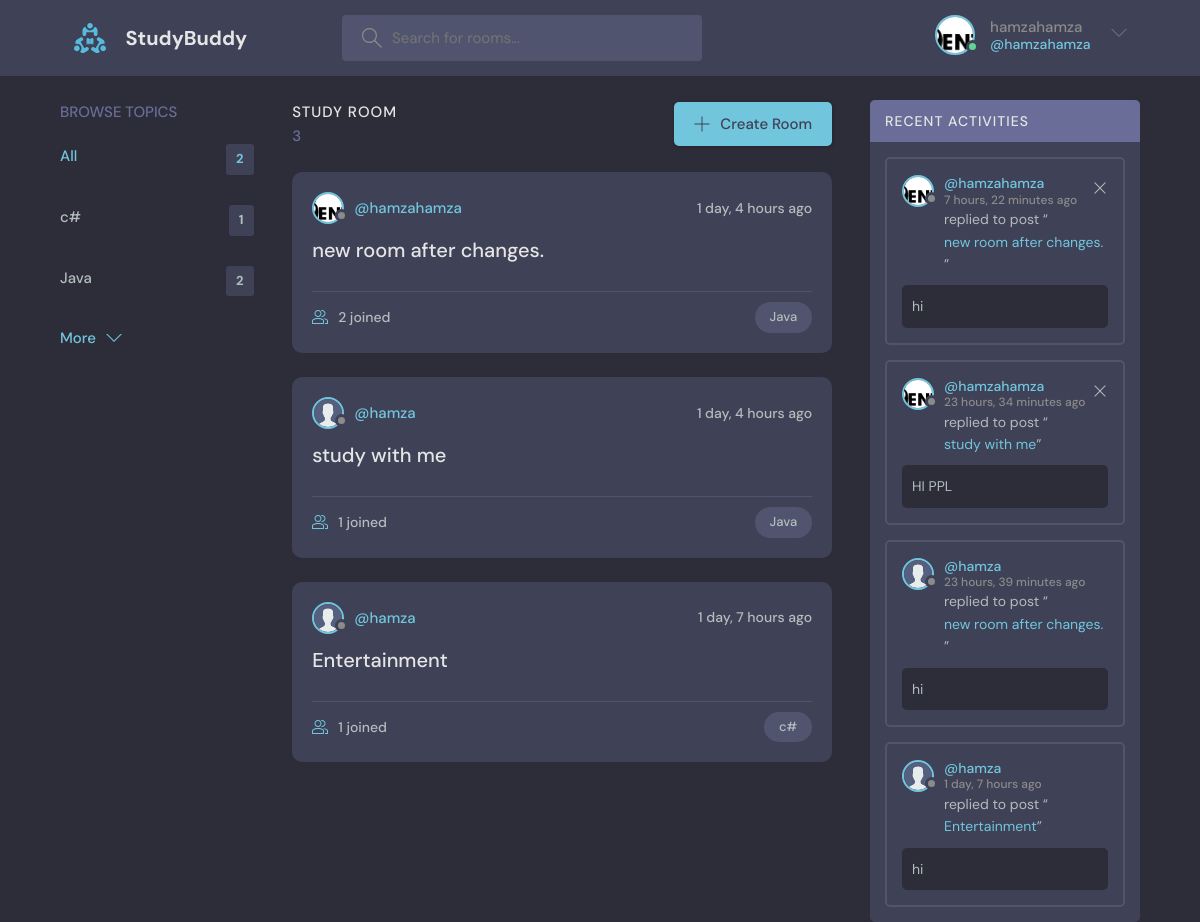
The page / (signed in) on the database its author committed.
### base/models.py (models this page shows, shortened)
class Profile(models.Model):
    user= models.OneToOneField(User,on_delete=models.CASCADE)
    bio = models.TextField(null=True, blank=True)
    avatar= models.ImageField(null=True,default='avatar.svg')

class Topic(models.Model):
    name = models.CharField(max_length=200)

class Room(models.Model):
    host =models.ForeignKey(User, on_delete=models.SET_NULL,null=True)
    topic = models.ForeignKey(Topic, on_delete=models.SET_NULL,null=True)
    name = models.CharField(max_length=200)
    description = models.TextField(null=True, blank=True)
    participants = models.ManyToManyField(User,related_name='participants',blank=True)
    updated = models.DateTimeField(auto_now=True)
    created = models.DateTimeField(auto_now_add=True)
    class Meta:
        ordering= ['-updated','-created']
    def __str__(self) :
        return self.name

class message(models.Model):
    user = models.ForeignKey(User,on_delete=models.CASCADE)
    room = models.ForeignKey(Room, on_delete=models.CASCADE)
    body = models.TextField()
    updated = models.DateTimeField(auto_now=True)
    created = models.DateTimeField(auto_now_add=True)
    class Meta:
        ordering= ['-updated','-created']

### base/views.py (the view)
# urls.py: path('',views.home,name='home'),
def home(request):
    q=request.GET.get('q') if request.GET.get('q') != None else ''
    rooms=Room.objects.filter(
        Q(topic__name__icontains=q) |
        Q(name__icontains=q) |
        Q(description__icontains=q)
    )
    topics=Topic.objects.all()[0:5]
    room_count = rooms.count()
    room_messages = message.objects.filter(
        Q(room__topic__name__icontains=q)
    )
    context= {'rooms':rooms,'topics':topics,
    'room_count':room_count,'room_messages':room_messages }
    return render(request, 'base/home.html',context)

### base/templates/base/home.html (shortened to what this page needs)
{% extends 'main.html' %}
{%block content %}
    <main class="layout layout--3">
      <div class="container">
        {% include 'base/topics_component.html' %}
        <div class="roomList">
          <div class="roomList__header">
            <div>
              <h2>Study Room</h2>
              <p>{{ room_count }}</p>
            </div>
            <a class="btn btn--main" href="{% url 'create-room'%}">
              <svg version="1.1" xmlns="http://www.w3.org/2000/svg" width="32" height="32" viewBox="0 0 32 32">
                <title>add</title>
                <path
                  d="M16.943 0.943h-1.885v14.115h-14.115v1.885h14.115v14.115h1.885v-14.115h14.115v-1.885h-14.115v-14.115z"
                ></path>
              </svg>
              Create Room
            </a>
          </div>
          {% include 'base/feed_component.html'%}
        </div>
        {% include 'base/activity_component.html'%}
      </div>
    </main>
 {%endblock%}

### templates/navbar.html (shortened to what this page needs)
{% load static%}
<header class="header header--loggedIn">
<div class="container">
    <a href="{%url 'home' %} " class="header__logo">
      <img src="{% static 'images/logo.svg' %}" />
      <h1>StudyBuddy</h1>
    </a>
    <form class="header__search" method="GET" action="{%url 'home' %}" >
      <label>
        <input name="q" placeholder="Search for rooms..."  autocomplete="off"/>
      </label>
    </form>
    <nav class="header__menu">
      {% if request.user.is_authenticated %}
      <div class="header__user">
        <a href="{%url 'update-user'%}">
          <div class="avatar avatar--medium active">
            <img src="{{request.user.profile.avatar.url}}" />
          </div>
          <p>{{request.user}} <span>@{{request.user}}</span></p>
        </a>
        <button class="dropdown-button">
          <svg version="1.1" xmlns="http://www.w3.org/2000/svg" width="32" height="32" viewBox="0 0 32 32">
            <title>chevron-down</title>
            <path d="M16 21l-13-13h-3l16 16 16-16h-3l-13 13z"></path>
          </svg>
        </button>
      </div>
      {%else%}
      Not Logged In
      <a href="{% url 'login'%}">
        <img src="{% static 'images/avatar.svg'%}" />
        <p>Login</p>
      </a>
      {% endif %}
    </nav>
  </div>
</header>

### base/templates/base/topics_component.html
<div class="topics">
    <div class="topics__header">
      <h2>Browse Topics</h2>
    </div>
    <ul class="topics__list">
      <li>
        <a href="{%url 'home'%}" class="active">All <span>{{topics.count}}</span></a>
      </li>
      {%for topic in topics%}
      <li>
        <a href="{% url 'home' %}?q={{topic.name}}">{{topic.name}} <span>{{topic.room_set.all.count}}</span></a>
      </li>
    {%endfor%}
    </ul>
    <a class="btn btn--link" href="{%url 'browse-topics' %}">
      More
      <svg version="1.1" xmlns="http://www.w3.org/2000/svg" width="32" height="32" viewBox="0 0 32 32">
        <title>chevron-down</title>
        <path d="M16 21l-13-13h-3l16 16 16-16h-3l-13 13z"></path>
      </svg>
    </a>
  </div>

### base/templates/base/feed_component.html (shortened to what this page needs)
{%for room in rooms  %}
<div class="roomListRoom">
  <div class="roomListRoom__header">
    <a href="{%url 'user-profile' room.host.id%}" class="roomListRoom__author">
      <div class="avatar avatar--small">
        <img src="{{room.host.profile.avatar.url}}" />
      </div>
      <span>@{{room.host.username}}</span>
    </a>
    <div class="roomListRoom__actions">
      <span>{{room.created|timesince}} ago</span>
    </div>
  </div>
  <div class="roomListRoom__content">
    <a href="{% url 'room' room.id %}">{{room.name}}</a>
  </div>
  <div class="roomListRoom__meta">
    <a href="{% url 'room' room.id %}" class="roomListRoom__joined">
      {{room.participants.all.count}} joined
    </a>
    <p class="roomListRoom__topic"> {{room.topic.name}} </p>
  </div>
</div>
{%endfor%}

### base/templates/base/activity_component.html
<div class="activities">
    <div class="activities__header">
      <h2>Recent Activities</h2>
    </div>
    {%for msg in room_messages%}
    <div class="activities__box">
      <div class="activities__boxHeader roomListRoom__header">
        <a href="{% url 'user-profile' msg.user.id %}" class="roomListRoom__author">
          <div class="avatar avatar--small">
            <img src="{{msg.user.profile.avatar.url}}" />
          </div>
          <p>
            @{{msg.user}}
            <span>{{msg.created|timesince}} ago</span>
          </p>
        </a>
        {% if request.user == msg.user %}
        <div class="roomListRoom__actions">
          <a href="{%url 'delete-message' msg.id%}">
            <svg version="1.1" xmlns="http://www.w3.org/2000/svg" width="32" height="32" viewBox="0 0 32 32">
              <title>remove</title>
              <path
                d="M27.314 6.019l-1.333-1.333-9.98 9.981-9.981-9.981-1.333 1.333 9.981 9.981-9.981 9.98 1.333 1.333 9.981-9.98 9.98 9.98 1.333-1.333-9.98-9.98 9.98-9.981z"
              ></path>
            </svg>
          </a>
        </div>
        {%endif%}
      </div>
      <div class="activities__boxContent">
        <p>replied to post “<a href="{% url 'room' msg.room.id%}">{{msg.room}}</a>”</p>
        <div class="activities__boxRoomContent">
          {{msg.body}}
        </div>
      </div>
    </div>
    {%endfor%}
  </div>

### rows shown on the page
Topic: name "c#", room_set.all.count "1"
Topic: name "Java", room_set.all.count "2"
Room: host.profile.avatar (picture), host.username "hamzahamza", created "1 day, 4 hours", name "new room after changes.", participants.all.count "2", topic.name "Java"
Room: host.profile.avatar (placeholder picture), host.username "hamza", created "1 day, 4 hours", name "study with me", participants.all.count "1", topic.name "Java"
Room: host.profile.avatar (placeholder picture), host.username "hamza", created "1 day, 7 hours", name "Entertainment", participants.all.count "1", topic.name "c#"
message: user.profile.avatar (picture), user "hamzahamza", created "7 hours, 22 minutes", room "new room after changes.", body "hi"
message: user.profile.avatar (picture), user "hamzahamza", created "23 hours, 34 minutes", room "study with me", body "HI PPL"
message: user.profile.avatar (placeholder picture), user "hamza", created "23 hours, 39 minutes", room "new room after changes.", body "hi"
message: user.profile.avatar (placeholder picture), user "hamza", created "1 day, 7 hours", room "Entertainment", body "hi"

### other values the page prints
{{ request.user }} "hamzahamza"
{{ topics.count }} "2"
{{ room_count }} "3"
